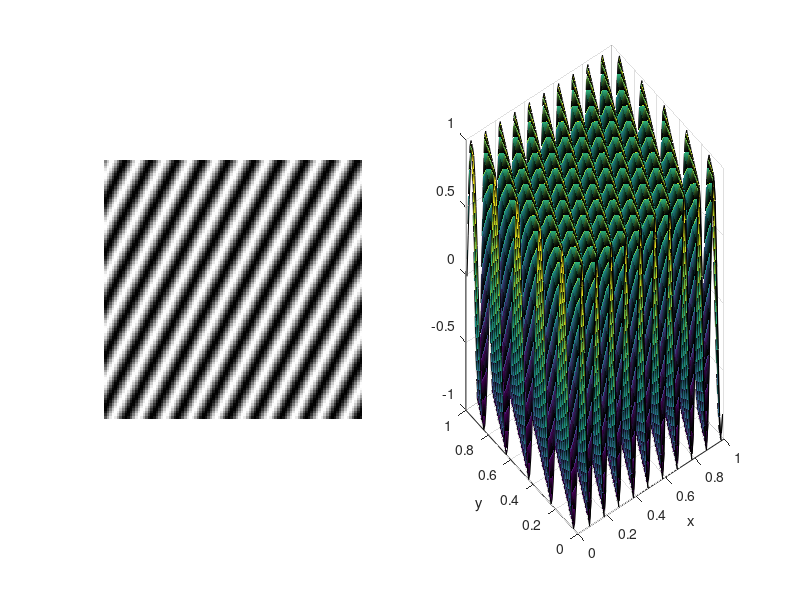

MATLAB code to generate this figure:
clear; clc;

Fs = 100;
dt = 1/Fs;
N  = 1*Fs;
t  = (0:N-1)*dt;
T  = (N-1)*dt;

[xt, yt] = meshgrid(0:dt:T);

ft = sin(2*pi*10*xt +2*pi*5*yt);
% s  = sin(2*pi*1*t);

subplot(1, 2, 1); imshow(ft, []);
subplot(1, 2, 2); surf(xt, flipud(yt), ft), xlabel('x'), ylabel('y');
% subplot(1, 3, 3); plot(t, s);
